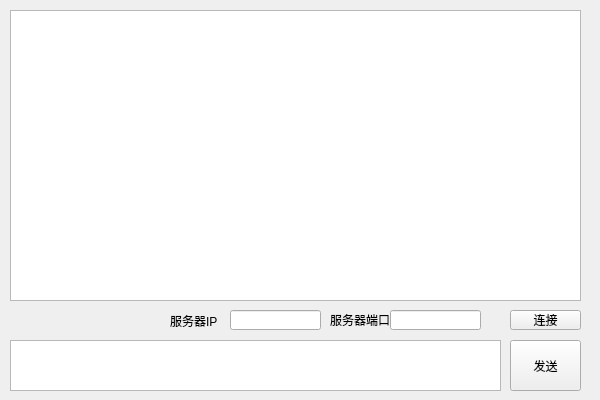
<?xml version="1.0" encoding="UTF-8"?>
<ui version="4.0">
 <class>ClientClass</class>
 <widget class="QWidget" name="ClientClass">
  <property name="geometry">
   <rect>
    <x>0</x>
    <y>0</y>
    <width>600</width>
    <height>400</height>
   </rect>
  </property>
  <property name="windowTitle">
   <string>Client</string>
  </property>
  <widget class="QPushButton" name="pushButtonConnect">
   <property name="geometry">
    <rect>
     <x>510</x>
     <y>310</y>
     <width>71</width>
     <height>20</height>
    </rect>
   </property>
   <property name="cursor">
    <cursorShape>PointingHandCursor</cursorShape>
   </property>
   <property name="text">
    <string>连接</string>
   </property>
  </widget>
  <widget class="QPushButton" name="pushButtonSend">
   <property name="geometry">
    <rect>
     <x>510</x>
     <y>340</y>
     <width>71</width>
     <height>51</height>
    </rect>
   </property>
   <property name="cursor">
    <cursorShape>PointingHandCursor</cursorShape>
   </property>
   <property name="text">
    <string>发送</string>
   </property>
  </widget>
  <widget class="QTextBrowser" name="textBrowserRecv">
   <property name="geometry">
    <rect>
     <x>10</x>
     <y>10</y>
     <width>571</width>
     <height>291</height>
    </rect>
   </property>
  </widget>
  <widget class="QLabel" name="label_2">
   <property name="geometry">
    <rect>
     <x>330</x>
     <y>310</y>
     <width>61</width>
     <height>20</height>
    </rect>
   </property>
   <property name="text">
    <string>服务器端口</string>
   </property>
  </widget>
  <widget class="QLineEdit" name="lineEditPort">
   <property name="geometry">
    <rect>
     <x>390</x>
     <y>310</y>
     <width>91</width>
     <height>20</height>
    </rect>
   </property>
  </widget>
  <widget class="QLabel" name="label">
   <property name="geometry">
    <rect>
     <x>170</x>
     <y>310</y>
     <width>51</width>
     <height>21</height>
    </rect>
   </property>
   <property name="text">
    <string>服务器IP</string>
   </property>
  </widget>
  <widget class="QLineEdit" name="lineEditAddress">
   <property name="geometry">
    <rect>
     <x>230</x>
     <y>310</y>
     <width>91</width>
     <height>20</height>
    </rect>
   </property>
  </widget>
  <widget class="QTextEdit" name="textEditSend">
   <property name="geometry">
    <rect>
     <x>10</x>
     <y>340</y>
     <width>491</width>
     <height>51</height>
    </rect>
   </property>
  </widget>
 </widget>
 <layoutdefault spacing="6" margin="11"/>
 <resources>
  <include location="Client.qrc"/>
 </resources>
 <connections>
  <connection>
   <sender>pushButtonConnect</sender>
   <signal>clicked()</signal>
   <receiver>ClientClass</receiver>
   <slot>on_Connect_clicked()</slot>
   <hints>
    <hint type="sourcelabel">
     <x>556</x>
     <y>323</y>
    </hint>
    <hint type="destinationlabel">
     <x>589</x>
     <y>336</y>
    </hint>
   </hints>
  </connection>
  <connection>
   <sender>pushButtonSend</sender>
   <signal>clicked()</signal>
   <receiver>ClientClass</receiver>
   <slot>on_Send_clicked()</slot>
   <hints>
    <hint type="sourcelabel">
     <x>551</x>
     <y>378</y>
    </hint>
    <hint type="destinationlabel">
     <x>589</x>
     <y>374</y>
    </hint>
   </hints>
  </connection>
 </connections>
 <slots>
  <slot>on_Connect_clicked()</slot>
  <slot>on_Send_clicked()</slot>
 </slots>
</ui>
